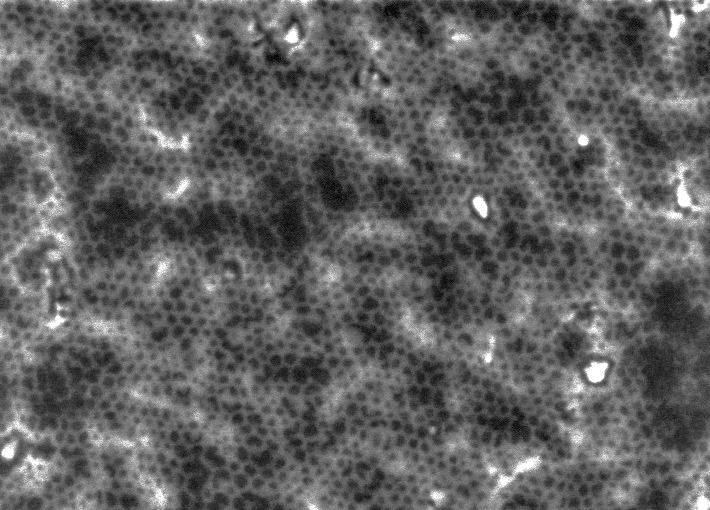
#> input picture hexagons_lightRoom.jpg, 710 x 510 px, found by its file name
$ python ContourMap.py
#> lines starting #> are read from the running program, lines starting #| are printed output that depends on the picture; after the words box and inside, x2 and y2 are one past the last pixel; in counts of white or black regions, pixels touching at a corner belong together
import cv2
import numpy as np
import matplotlib.pyplot as plt
from scipy.ndimage import gaussian_filter
import time

def showImage(name, image):
    cv2.imshow(name, image)
    cv2.waitKey(0)


def detect_hexagons(image_path, show_result=True):
    # Load image in grayscale
#> called with show_result = True
    img = cv2.imread(image_path, cv2.IMREAD_GRAYSCALE)
#> img is the input picture: shape (510, 710); min 0, max 255, mean 95.9
    if img is None:
        raise ValueError("Image not found or path is incorrect.")


    # Blur to reduce noise
    blurred = cv2.GaussianBlur(img, (5,5), 0)
    showImage("Blurred Image", blurred)

    #Threshold image to b&w
    # thresh = cv2.threshold(blurred, 100, 255,cv2.THRESH_BINARY)[1]
    th3 = cv2.adaptiveThreshold(blurred,255,cv2.ADAPTIVE_THRESH_GAUSSIAN_C,\
            cv2.THRESH_BINARY_INV,19,5)
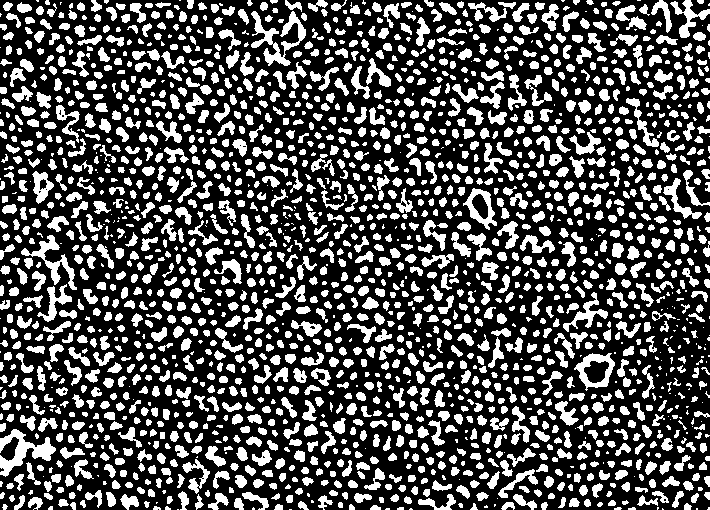
#> th3: shape (510, 710); 31.9% white; 2079 white regions (372 under 20 px), largest, box (x1, y1, x2, y2) and area: (251, 11, 306, 66) 1032, (0, 429, 56, 477) 1023, (21, 235, 77, 290) 726


    #Edge detection
    edges = cv2.Canny(th3, 25,45)
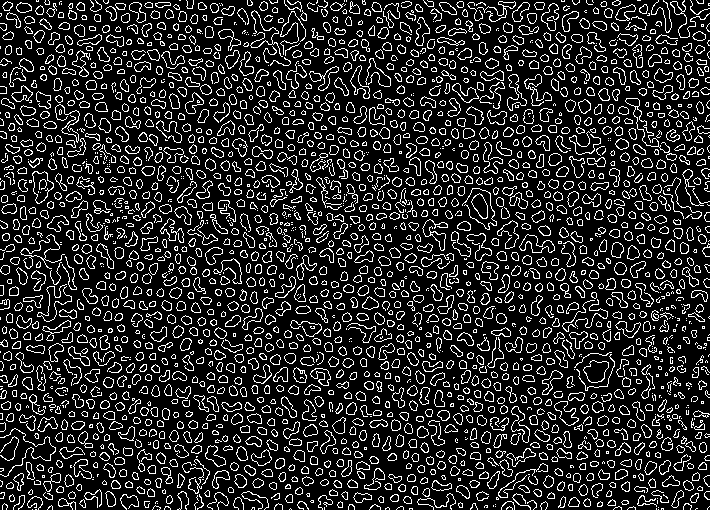
#> edges: shape (510, 710); 16.5% white in thin lines or dots
    showImage("Edge Image", edges)

    #thicken edge lines
    kernel = np.ones((2,2),np.uint8)
    dilation = cv2.dilate(edges,kernel,iterations = 1)
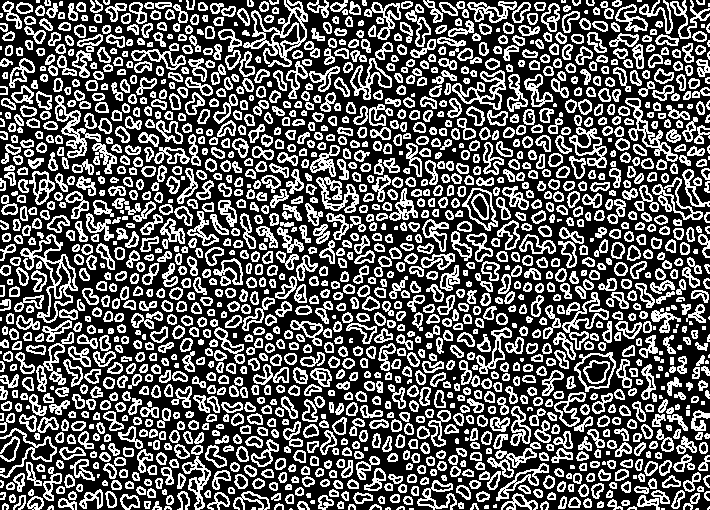
#> dilation: shape (510, 710); 37% white in thin lines or dots
    showImage("Dilated Edges", dilation)

    # Find contours
    contours, _ = cv2.findContours(dilation, cv2.RETR_LIST, cv2.CHAIN_APPROX_SIMPLE)
#> contours = 4029 contours, 1218 with area under 20; largest, box (x1, y1, x2, y2) and area: (243, 0, 308, 67) 1824, (20, 234, 78, 323) 1690, (574, 352, 616, 392) 1100, (576, 354, 615, 388) 894, (562, 292, 609, 350) 870
    # print(contours[0])

    # Convert grayscale to BGR for visualization
    output = cv2.cvtColor(img, cv2.COLOR_GRAY2BGR)

    hexagons = []
    centroids = []

    for cnt in contours:
        # Approximate contour to polygon
        epsilon = 0.04 * cv2.arcLength(cnt, True)
        approx = cv2.approxPolyDP(cnt, epsilon, True)

        # Check for hexagon: 6 vertices, area threshold, and convexity
        if len(approx) >= 4 and cv2.isContourConvex(approx):
            area = cv2.contourArea(approx)
            if area > 10 and area < 120:
                # [28 lines of commented-out code are left out]
                hexagons.append(approx)
                cX, cY = findCentroids(contours = approx)
                centroids.append(np.array([cX, cY]))
#> this loop made 4029 passes
#> (epsilon, approx, area, cX, cY) on passes 40, 46, 48: (0.993, [[144, 501], [145, 508], [149, 508], [150, 501]], 35, 147, 504), (1.16, [[579, 503], [577, 506], [569, 505], [574, 498]], 43, 574, 502), (0.909, [[643, 497], [645, 502], [640, 505], [639, 500]], 27, 641, 501)
#> (epsilon, area, cX, cY) on passes 30, 33, 34, 37, 41, 42: (0.81, 25, 460, 505), (0.866, 27.5, 600, 504), (0.749, 22, 587, 503), (0.946, 35.5, 340, 504), (0.923, 31, 624, 502), (1.58, 61, 427, 502)
#> after the loop, centroids = 2461 pairs, first value 3 to 707, second value 2 to 506; hexagons = 2461 contours, 543 with area under 20; largest, box (x1, y1, x2, y2) and area: (236, 446, 249, 462) 119, (666, 129, 681, 143) 119, (523, 109, 534, 125) 118, (532, 210, 545, 224) 116, (457, 48, 473, 61) 116

    filtered_hexagons, filtered_centroids = remove_duplicate_hexagons(hexagons, centroids, threshold = 3)
#> in remove_duplicate_hexagons, `n = len(centroids)`: n = 2461
#> in remove_duplicate_hexagons, `keep = [True] * n`: keep = 2461 items, first 6: True, True, True, True, True, True
#> in remove_duplicate_hexagons, `filtered_hexagons = [hexagons[i] for i in range(n) if keep[i]]`: filtered_hexagons = 1618 contours, 543 with area under 20; largest, box (x1, y1, x2, y2) and area: (523, 109, 534, 125) 118, (457, 48, 473, 61) 116, (26, 345, 45, 355) 110, (468, 234, 486, 246) 110, (99, 335, 111, 351) 110
#> in remove_duplicate_hexagons, `filtered_centroids = [centroids[i] for i in range(n) if keep[i]]`: filtered_centroids = 1618 pairs, first value 3 to 707, second value 2 to 506
    for c in filtered_hexagons:
        cv2.drawContours(output, [c], -1, (0, 255, 0), 1)
#> this loop made 1618 passes
#> c on passes 6, 13, 14: [[657, 501], [656, 504], [650, 502], [656, 500]], [[579, 503], [577, 506], [569, 505], [574, 498]], [[564, 498], [565, 502], [562, 507], [561, 501]]
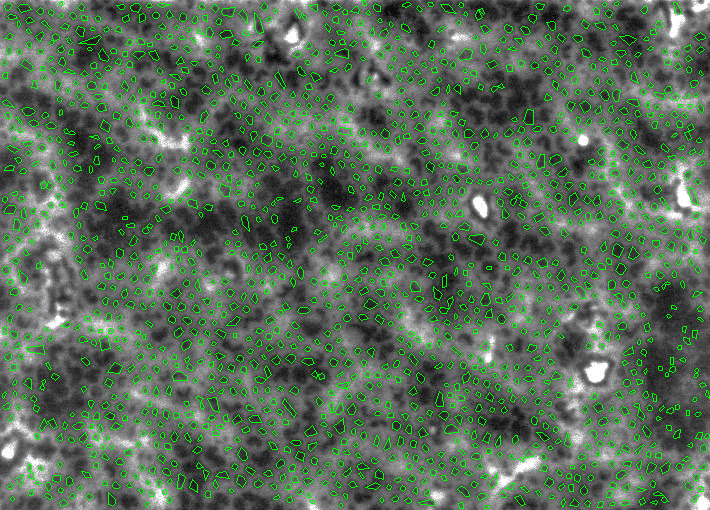
#> output: shape (510, 710, 3); 7.96% of pixels changed, all inside (x1, y1, x2, y2) = (1, 0, 710, 509)

    for h in filtered_centroids:
        cv2.circle(output, h, 0, (0, 255, 0), -1)
#> this loop made 1618 passes
#> h on passes 1 to 3: [486, 506], [340, 505], [146, 504]
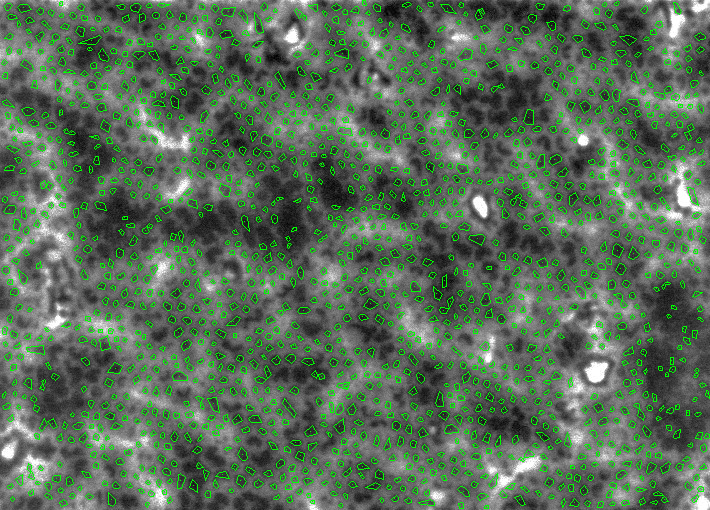
#> output: shape (510, 710, 3); 0.44% of pixels changed, all inside (x1, y1, x2, y2) = (3, 2, 708, 507)


    if show_result:
        print(f"Detected {len(filtered_hexagons)} hexagons.")
#| Detected 1618 hexagons.
        showImage("Detected Hexagons", output)


    # return hexagons, centroids, output
    return filtered_hexagons, filtered_centroids, output

def findCentroids(contours):
    M = cv2.moments(contours)

    # Preventing getting errors
    if M["m00"] != 0:
        # Find the centroid of the image, convert it to binary format and then find its center
        cX = int(M["m10"] / M["m00"])
        cY = int(M["m01"] / M["m00"])
    else:
        cX, cY = 0, 0

    return cX, cY

def remove_duplicate_hexagons(hexagons, centroids, threshold):
    n = len(centroids)
    keep = [True] * n

    for i in range(n):
        if not keep[i]:
            continue
        for j in range(i + 1, n):
            if keep[j] and np.linalg.norm(centroids[i] - centroids[j]) < threshold:
                keep[j] = False  # Remove duplicate

    filtered_hexagons = [hexagons[i] for i in range(n) if keep[i]]
    filtered_centroids = [centroids[i] for i in range(n) if keep[i]]

    return filtered_hexagons, filtered_centroids


#k=6
def nearestNeighbours(centroid, k, image):
    neighbours = {}

    for index, c in enumerate(centroid):
        # Calculate euclidean distances between each centroid and all other centroids
        EuDistance = [np.linalg.norm(np.array(x) - np.array(c)) for x in centroid]
        # Exclude the centroid itself from the nearest distance
        EuDistance[index] = float('inf')  # exclude self

        # Sort data points by distance (smallest to largest) and get first K numbers of nearest neighbors
        # N_distance is just a group of indices of the closest points
        N_distance = np.argsort(EuDistance, kind='stable')[:k]

        # Get the target values of the K nearest neighbors as long as they are under certain distance (pixels)
        nearest = []
        for dist in N_distance:
            if EuDistance[dist] < np.sqrt(15**2+15**2):
                nearest.append(dist)

        kNN = [centroid[i] for i in nearest]

        neighbours[index] = kNN

    for i in range(len(centroid)):
        for n in neighbours[i]:
            cv2.line(image, centroid[i], n, (255, 0, 0), 1)

    showImage("Nearest Neighbors", image)
    # cv2.imwrite('Nearest_neigh.png',image)

    return neighbours

# [57 lines left out: functions conversion, contourMap, not called in this run]
    # plt.savefig('contourmap.png')


# Example usage:
if __name__ == "__main__":

    # start_time = time.time()

    image_path = "C:/Users/roxxa/OneDrive/University/Masters/Code/CrackThoseHexagons/hexagons_lightroom.jpg"  # Replace with your image path
    hexagons, centroids, output = detect_hexagons(image_path)
#> hexagons has the same summary as filtered_hexagons in remove_duplicate_hexagons; centroids has the same summary as filtered_centroids in remove_duplicate_hexagons
    # print(centroids)

    # Obtain the neighbours
    neighbours = nearestNeighbours(centroids, 6, output)
#> the loop in nearestNeighbours, `for index, c in enumerate(centroid):` made 1618 passes
#> (c, N_distance, kNN) on passes 1 to 3: ([486, 506], [26, 36, 68, 97, 4, 50], [[481, 496], [502, 494]]), ([340, 505], [27, 34, 70, 69, 74, 10], [[345, 495], [333, 493], [338, 484]]), ([146, 504], [37, 44, 75, 43, 18, 79], [[150, 493], [141, 490]])
#> after the loop in nearestNeighbours, `for index, c in enumerate(centroid):`: neighbours = 1618 items
#> after the loop in nearestNeighbours, `for i in range(len(centroid)):`:
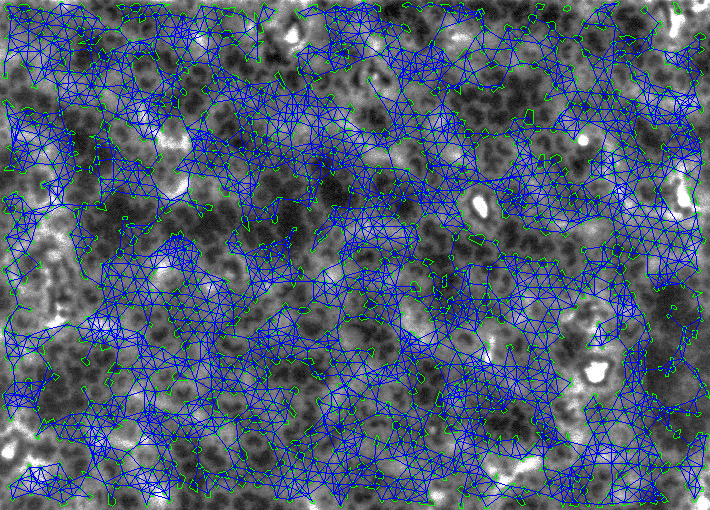
#> image: shape (510, 710, 3); mean B, G, R 114.7, 92.1, 77.4
#> neighbours = 1618 items

    # [7 lines of commented-out code are left out]
